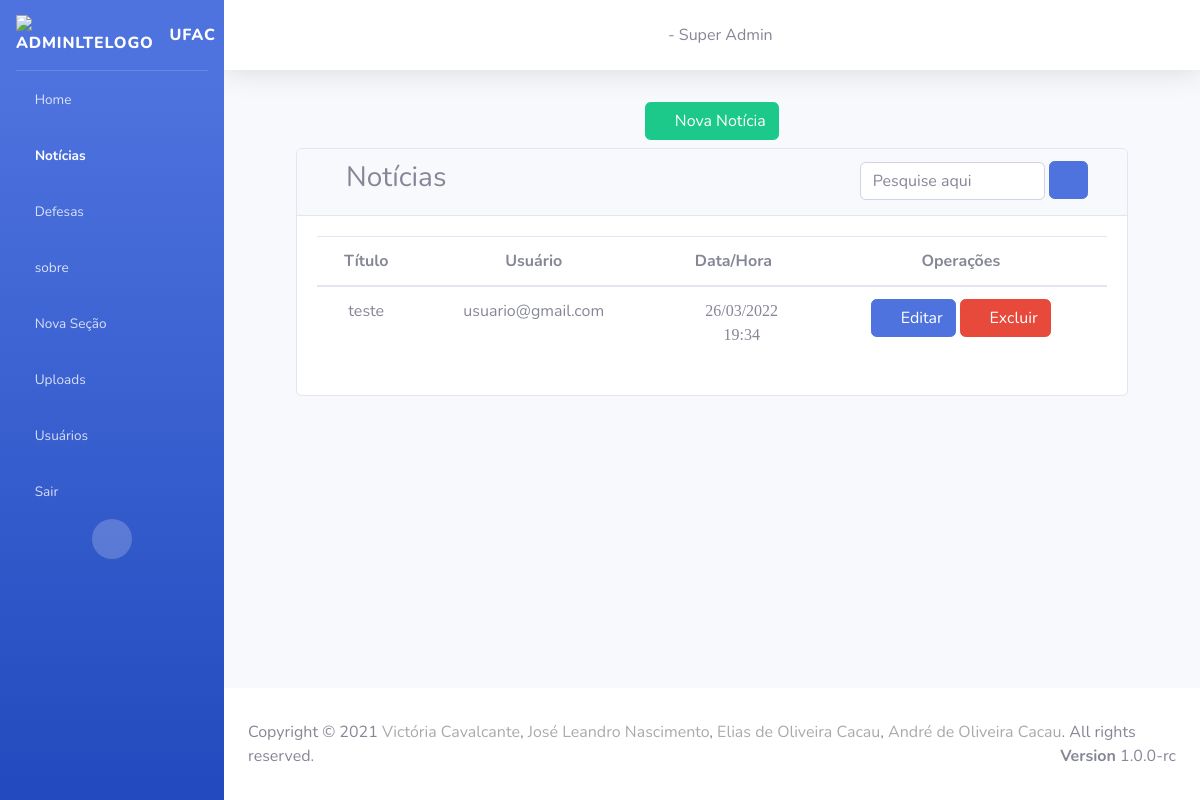
The page /noticias/ on the database as committed earlier.
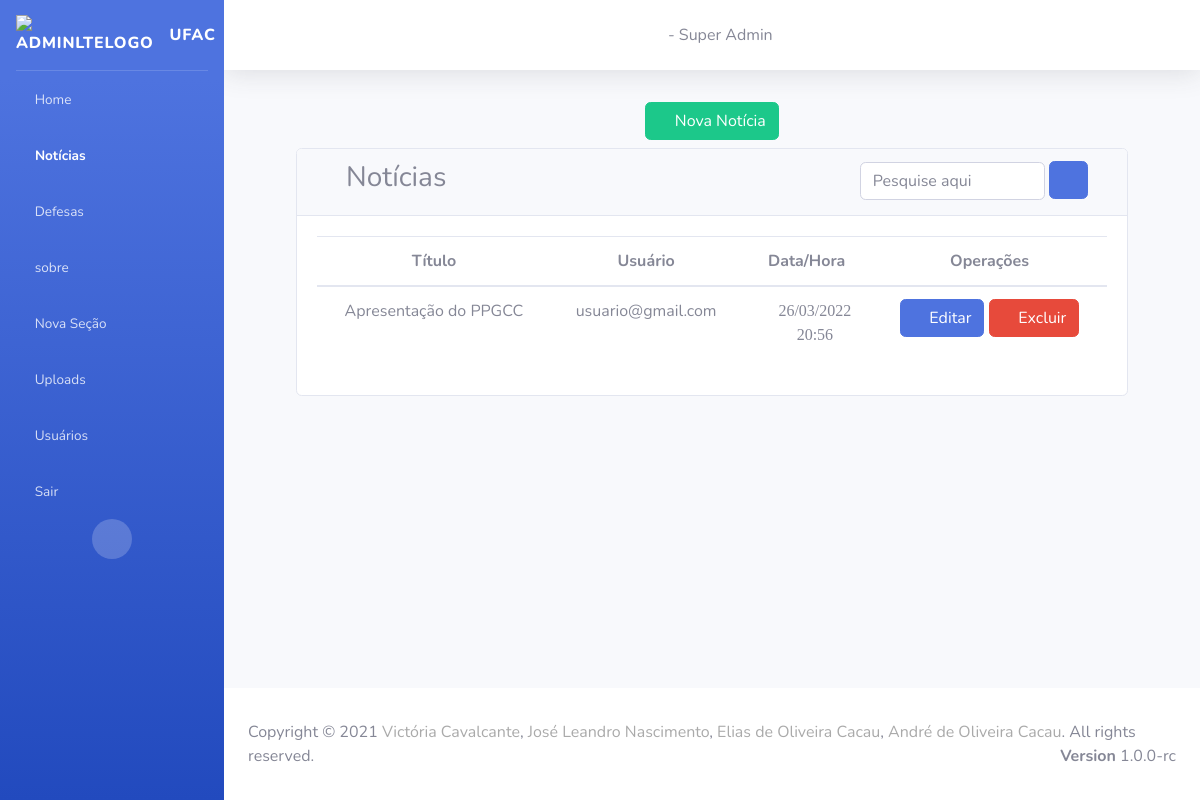
The same page on the database as committed later.
### secao/models.py (models this page shows)
class Secao(models.Model):
    titulo = models.CharField(
        max_length= 200,
        null = False,
        blank = False
    )
    icon = models.CharField(
        max_length= 100,
        null = False,
        blank = False
    )
    usuario = models.OneToOneField(
        Usuario,
        on_delete=models.SET_NULL,
        null = True
    )
    ordem = models.IntegerField()
    ativada = models.BooleanField(
        default=True,
    )
    data_criacao = models.DateTimeField(auto_now=True)
    usuarios = models.ManyToManyField(Usuario,related_name="+")

### noticias/models.py (models this page shows)
class Noticia(models.Model):
    titulo = models.CharField(
        max_length = 100,
        null = False,
        blank = False
    )
    previa = models.TextField(
        null=False,
        blank = False
    )
    img = models.ForeignKey(
        Arquivo,
        null=True,
        blank=False,
        on_delete=models.SET_NULL,
        unique=False
    )
    conteudo = models.TextField(
        null = False,
        blank = False
    )
    usuario = models.ForeignKey(
        Usuario,
        unique=False,
        on_delete=models.SET_NULL,
        null=True,
        blank = False
    )
    data_publicacao = models.DateTimeField(
        auto_now = True
    )

### usuario/models.py (models this page shows)
class Usuario(models.Model):
    usuario = models.CharField(
        max_length = 100,
        null = False,
        blank = False
    )
    senha = models.CharField(
        max_length = 10,
        null = False,
        blank = False
    )
    permissao = models.IntegerField(
        null = False,
        blank = False
    )
    ativado = models.BooleanField(
        null = False,
        blank = False,
        default = True
    )
    data_cadastro = models.DateField(
        auto_now = True
    )

### noticias/views.py (the view)
# urls.py: path('', include('noticias.urls')),
def noticias(request):
    secoes = Secao.objects.all().order_by('ordem')
    noticias = Noticia.objects.all()
    try:
        usuario_logado = Usuario.objects.get(
            id=request.session.get('id_usuario'))
    except:
        usuario_logado = None
    return render(request, "noticias/index.html", {"noticias": noticias, "secoes": secoes, 'usuario_logado': usuario_logado})

### noticias/templates/noticias/index.html (shortened to what the changed rows need)
{% extends "base.html" %}  {% block conteudo %}
<div class="content-wrapper">
    <div class="content-header">
        <section class="content">
            <div class="container">
                <div class="card">
                    <div class="card-body">
                        <div>
                            <table class="table">
                                <thead>
                                    <tr>
                                        <th class="text-center">Título</th>
                                        <th class="text-center">Usuário</th>
                                        <th class="text-center">Data/Hora</th>
                                        <th class="text-center">Operações</th>
                                    </tr>
                                </thead>
                                <tbody id="myTable">
                                    {% for noticia in noticias %}
                                    <tr>
                                        <td class="text-center">
                                            {{ noticia.titulo }}
                                        </td>
                                        <td class="text-center">
                                            {{noticia.usuario.usuario}}
                                        </td>
                                        <td class="text-center">
                                            <i class="far fa-calendar-alt" translate="no"> {{ noticia.data_publicacao|date:'d/m/Y' }} </i>
                                            <br>
                                            <i class="far fa-clock" translate="no"> {{ noticia.data_publicacao|date:'H:i' }} </i>
                                        </td>
                                        <td class="text-center">
                                            <form action="/editar_noticia/" style="display:inline;" method="POST">
                                                <button class="btn btn-primary">
                                                        <i class="fas fa-edit"></i>
                                                        Editar
                                                    </button>
                                            </form>
                                            <button type="button" class="btn btn-danger" data-toggle="modal" data-target="#modalDelete{{ noticia.id }}">
                                                    <i class="nav-icon fas fa-trash"></i>
                                                    Excluir
                                                </button>
                                        </td>
                                    </tr>
                                    {% endfor %}
                                </tbody>
                            </table>
                        </div>
                    </div>
                </div>
            </div>
        </section>
    </div>
</div>
{% endblock %}

### home/templates/base.html (shortened to what the changed rows need)
{% load static %} {% load auxiliares %}
<!DOCTYPE html>
<html lang="pt-BR">
<head>
    <link href="{% static 'vendor/fontawesome-free/css/all.min.css' %}" rel="stylesheet" type="text/css">
    <link href="{% static 'css/sb-admin-2.min.css' %}" rel="stylesheet">
    <link rel="stylesheet" href="{% static 'css/style-admin.css' %}">
    <link rel="stylesheet" href="{% static 'css/style-home.css' %}">
    <link rel="stylesheet" href="{% static 'css/style-contrele-permicoes.css' %}">
</head>
<body id="page-top">
    <div id="wrapper">
        <ul class="navbar-nav bg-gradient-primary sidebar sidebar-dark accordion" id="accordionSidebar">
             {% for secao in secoes %}
            <li class="nav-item">
                <a class="nav-link collapsed" href="#" data-toggle="collapse" data-target="#collapse{{secao.id}}" aria-expanded="true" aria-controls="collapseTwo">
                    <i class="{{ secao.icon }}"></i>
                    <span>{{secao.titulo}}</span>
                </a>
            </li>
            {% endfor %}
        </ul>
        <div id="content-wrapper" class="d-flex flex-column">
            <div id="content">
                <div class="container-fluid">
                    <div class="container">
                         {% block conteudo %} {% endblock %}
                    </div>
                </div>
            </div>
        </div>
    </div>
</body>
</html>

Rows that differ between the two databases and show on the page:
removed Noticia: titulo "teste", usuario.usuario "usuario@gmail.com", data_publicacao "26/03/2022", data_publicacao "19:34"
changed Secao "sobre": icon "fas fa-male" → "fas fa-search" (drawn)
added Noticia: titulo "Apresentação do PPGCC", usuario.usuario "usuario@gmail.com", data_publicacao "26/03/2022", data_publicacao "20:56"
